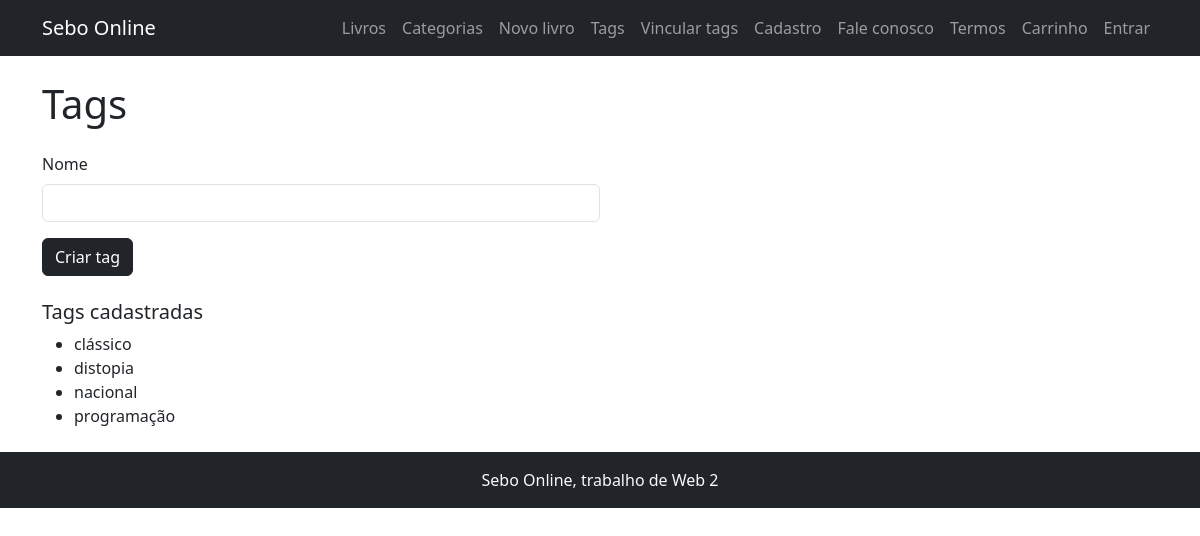
Page /views/tags.php on the committed database.
### tables this page shows
CREATE TABLE `tag` (
  `id` INT AUTO_INCREMENT PRIMARY KEY,
  `nome` VARCHAR(60) NOT NULL UNIQUE
);

### views/tags.php (the view, shortened to what this page needs)
<?php include __DIR__ . '/header.php'; ?>
<?php include __DIR__ . '/../conexao.php'; ?>
<h1 class="mb-4">Tags</h1>
<form method="post" action="../factory.php?controlador=tag&acao=criar" class="col-md-6 mb-4">
    <div class="mb-3">
        <label class="form-label">Nome</label>
        <input type="text" name="nome" class="form-control" required>
    </div>
    <button type="submit" class="btn btn-dark">Criar tag</button>
</form>
<h2 class="h5">Tags cadastradas</h2>
<ul>
    <?php foreach ($conexao->query('SELECT nome FROM tag ORDER BY nome') as $linha): ?>
        <li><?= $linha['nome'] ?></li>
    <?php endforeach; ?>
</ul>
<?php include __DIR__ . '/footer.php'; ?>

### rows in the picture
tag: nome "clássico"
tag: nome "distopia"
tag: nome "nacional"
tag: nome "programação"
